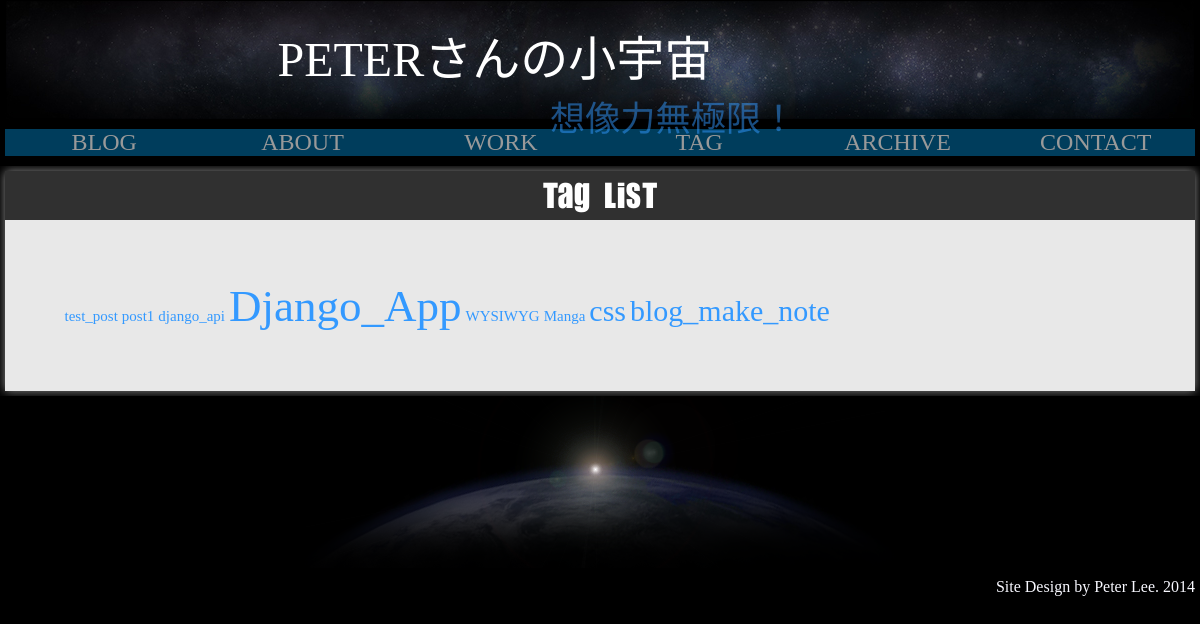
The app's page /taglist/ with its own data.
### blog/models.py (models this page shows, shortened)
class postTag(models.Model):
    tagName = models.CharField(max_length=50)
    def get_absolute_url(self):
        return reverse('blog.views.tag', args=[self.tagName])
    def get_manyTomany_numb(self):
        return self.post_tags.all().count()
    def tag_font_size(self):
        fontSize = self.get_manyTomany_numb() * 15
        return fontSize

### blog/views.py (the view)
# urls.py: url(r'^taglist/$', tagList.as_view()),
class tagList(ListView):
	model = postTag
	template_name = "blog/taglist.html"

### blog/templates/blog/taglist.html
{% extends "base3.html" %}
{% block content%}
<div id="tag_list">
<div id="tag_list_header">
<div id="tag_list_title">TAG LIST</div>
</div>
<div id="tag_list_content">
	{% for tag in object_list %}
		<a class="tagList_link" href="{{tag.get_absolute_url}}" style='font-size:{{tag.tag_font_size}}px;'>{{tag.tagName}}</a>
	{% endfor %}
</div>
</div>
{% endblock %}

### blog/static/css/global.css (style rules this page uses)
* { -webkit-box-sizing: border-box; -moz-box-sizing: border-box; box-sizing: border-box; }

### blog/static/css/hikaru.css (style rules this page uses)
body { background-color: BLACK; background-repeat:repeat; background-attachment:fixed; padding: 0; margin: 0; }

### blog/static/css/taglist.css (style rules this page uses)
#tag_list { position: relative; margin: 0 auto; margin-top: 5px; margin-bottom:5px; width: 1190px; height: 100%; display: none; box-shadow: 0px 0px 10px #909090 ; }
#tag_list_header { background-color: #303030 ; padding: 5px; }
#tag_list_title { color: White; font-size: 2em; font-family: flipflop; text-align: center; }
#tag_list_content { background-color: #E8E8E8; padding:5%; }

### blog/static/css/archive.css (style rules this page uses)
.tagList_link:link { color:#3399FF; text-decoration:none; }

### records on screen
postTag: tagName "test_post"
postTag: tagName "post1"
postTag: tagName "django_api"
postTag: tagName "Django_App"
postTag: tagName "WYSIWYG"
postTag: tagName "Manga"
postTag: tagName "css"
postTag: tagName "blog_make_note"
